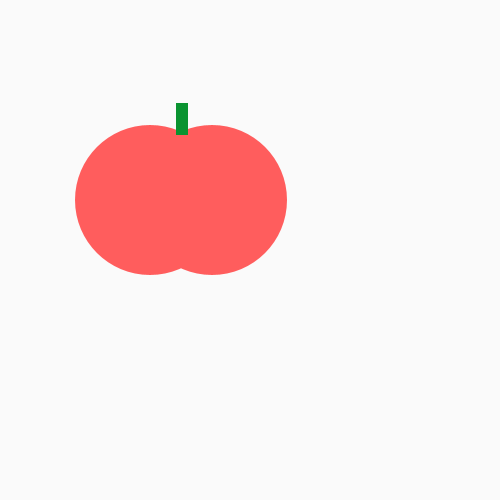
Frame 1 (no input)
Frame 60 (the mouse pressed at the canvas centre just before this capture): identical to frame 1, image omitted
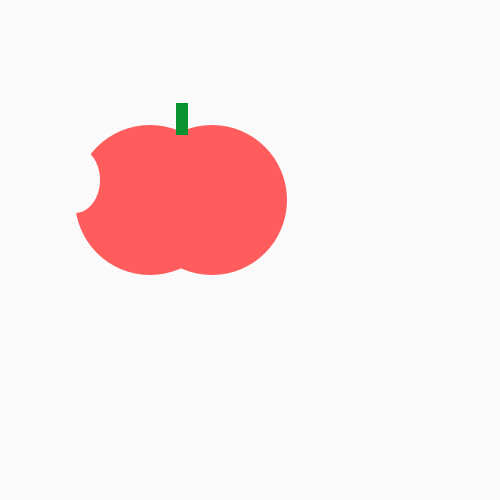
Frame 120 (the mouse held since frame 60 and released just before this capture)

The Processing sketch that drew these frames (run headless with seeded random() and noise(); from frame 60 on, the mouse is pressed at the canvas centre):

// Processing sketch: logo_irfanview_png
// ── logo_irfanview_png.pde
void   setup()   {
   size(500, 500);
}  
void   draw()   {
    fill(#FAFAFA);
      background(250, 250, 250);
      noStroke();
      fill(#FF5D5D);
      ellipse(150, 200, 150, 150);    
    ellipse(212, 200,150,150);  
    fill(#0A9330);
    rect(176, 103,12, 32);
    if(mousePressed){
      fill(#FAFAFA);
      ellipse(75,180, 50,66);
    }
}
